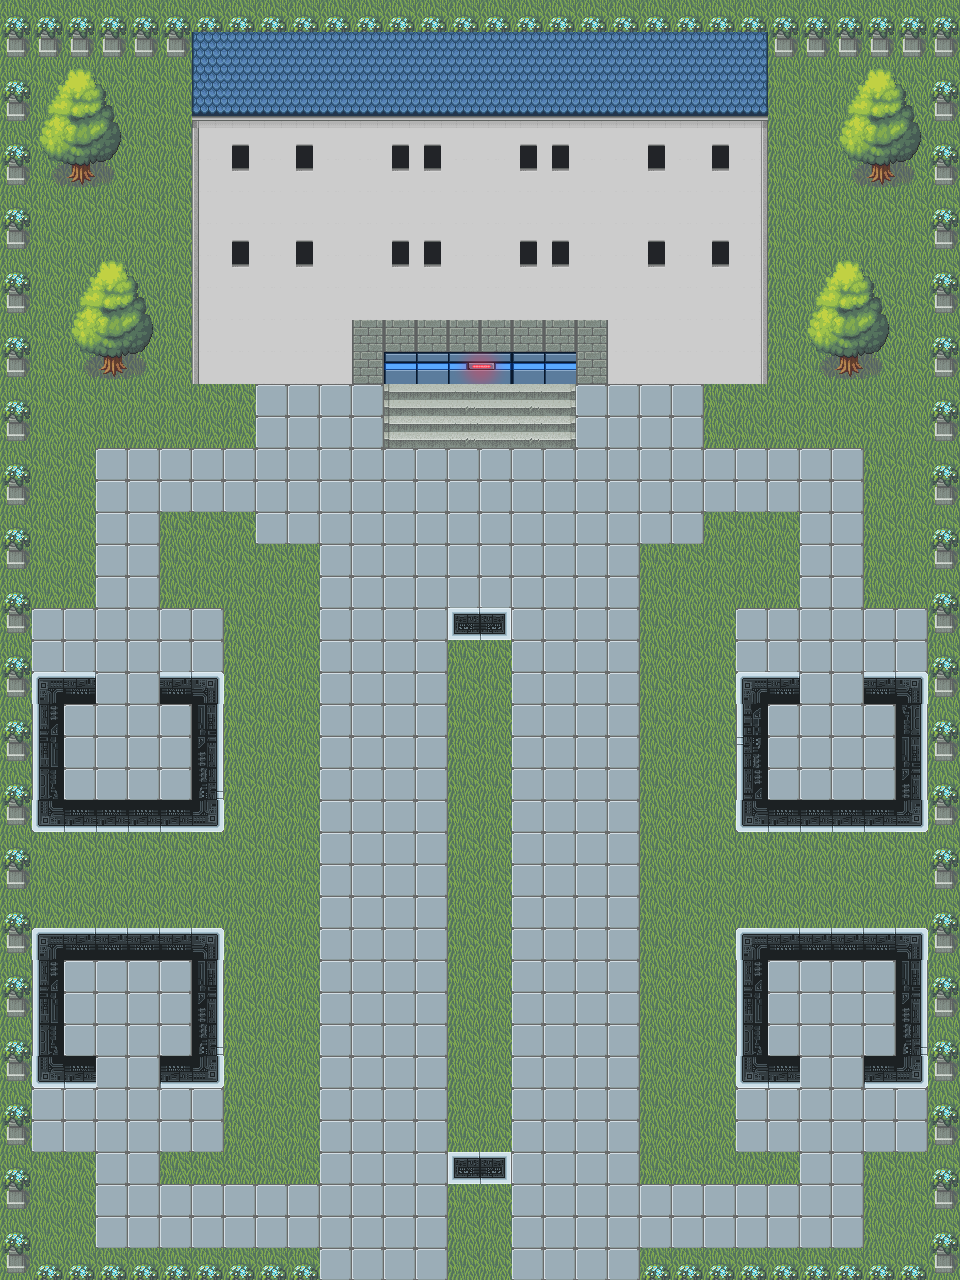

The image is a tile-based game level rendered from a .tmx file. Its description and source (layers, tilesets, objects; grid data summarised) follow:
An orthogonal 30x40 tile map with 32x32 px tiles, 6 tile layers (Background, CameraHit, Floor, MapBorder, ...) and 45 objects.

<map version="1.5" tiledversion="1.7.2" orientation="orthogonal" renderorder="right-down" width="30" height="40" tilewidth="32" tileheight="32" infinite="0" nextlayerid="29" nextobjectid="59">
 <tileset firstgid="1" name="Tileset" tilewidth="32" tileheight="32" tilecount="900" columns="30">
  <image source="data/map/tileset.png" width="960" height="960" />
 </tileset>
 <layer id="1" name="Background" width="30" height="40">
  <data>[1200 cells, 1200 non-empty, 1 distinct tile ids]</data>
 </layer>
 <layer id="17" name="CameraHit" width="30" height="40">
  <data>[1200 cells, 42 non-empty, 10 distinct tile ids]</data>
 </layer>
 <layer id="3" name="Floor" width="30" height="40">
  <data>[1200 cells, 1064 non-empty, 11 distinct tile ids]</data>
 </layer>
 <layer id="2" name="MapBorder" width="30" height="40">
  <data>[1200 cells, 136 non-empty, 3 distinct tile ids]</data>
 </layer>
 <layer id="4" name="Walls" width="30" height="40">
  <data>[1200 cells, 266 non-empty, 28 distinct tile ids]</data>
 </layer>
 <layer id="8" name="Decorations" width="30" height="40">
  <data>[1200 cells, 230 non-empty, 18 distinct tile ids]</data>
 </layer>
 <objectgroup id="26" name="Alarms">
  <object id="51" x="463" y="1151">
   <point />
  </object>
  <object id="53" x="465" y="607">
   <point />
  </object>
 </objectgroup>
 <objectgroup id="25" name="OpenDoorsH">
  <object id="48" x="800" y="1056">
   <point />
  </object>
 </objectgroup>
 <objectgroup id="24" name="HackDoorsH">
  <object id="46" x="96" y="672">
   <point />
  </object>
  <object id="47" x="96" y="1056">
   <point />
  </object>
 </objectgroup>
 <objectgroup id="23" name="LockedDoorsH">
  <object id="44" x="800" y="672">
   <point />
  </object>
 </objectgroup>
 <objectgroup id="22" name="Terminals">
  <object id="41" x="32" y="608">
   <point />
  </object>
  <object id="42" x="160" y="1088">
   <point />
  </object>
 </objectgroup>
 <objectgroup id="21" name="Cameras">
  <object id="39" x="224" y="704">
   <point />
  </object>
  <object id="40" x="224" y="1024">
   <point />
  </object>
 </objectgroup>
 <objectgroup id="20" name="Bushes">
  <object id="24" x="192" y="384">
   <point />
  </object>
  <object id="25" x="192" y="512">
   <point />
  </object>
  <object id="26" x="256" y="608">
   <point />
  </object>
  <object id="27" x="448" y="704">
   <point />
  </object>
  <object id="28" x="448" y="864">
   <point />
  </object>
  <object id="29" x="256" y="768">
   <point />
  </object>
  <object id="30" x="256" y="928">
   <point />
  </object>
  <object id="31" x="256" y="1088">
   <point />
  </object>
  <object id="32" x="448" y="1024">
   <point />
  </object>
  <object id="33" x="640" y="928">
   <point />
  </object>
  <object id="34" x="640" y="1088">
   <point />
  </object>
  <object id="35" x="640" y="768">
   <point />
  </object>
  <object id="36" x="640" y="608">
   <point />
  </object>
  <object id="37" x="704" y="512">
   <point />
  </object>
  <object id="38" x="704" y="384">
   <point />
  </object>
 </objectgroup>
 <objectgroup id="19" name="EndPoint">
  <object id="23" x="384" y="384">
   <point />
  </object>
 </objectgroup>
 <objectgroup id="27" name="EndLevelItem">
  <object id="54" x="815.091" y="736.909">
   <point />
  </object>
 </objectgroup>
 <objectgroup id="16" name="KeyPickups">
  <object id="13" x="79.3333" y="736.667">
   <point />
  </object>
 </objectgroup>
 <objectgroup id="15" name="WeaponPickups">
  <object id="10" x="79" y="992.667">
   <point />
  </object>
  <object id="22" x="140.667" y="736.667">
   <point />
  </object>
 </objectgroup>
 <objectgroup id="14" name="HealthPickups">
  <object id="8" x="783.333" y="991.667">
   <point />
  </object>
  <object id="9" x="847.333" y="992">
   <point />
  </object>
  <object id="15" x="143.333" y="991.667">
   <point />
  </object>
 </objectgroup>
 <objectgroup id="13" name="GuardPath1">
  <object id="5" x="832" y="1120">
   <point />
  </object>
  <object id="7" x="832" y="1216">
   <point />
  </object>
  <object id="16" x="576" y="1216">
   <point />
  </object>
  <object id="17" x="576" y="608">
   <point />
  </object>
 </objectgroup>
 <objectgroup id="28" name="GuardPath2">
  <object id="55" x="832" y="640">
   <point />
  </object>
  <object id="56" x="832" y="480">
   <point />
  </object>
  <object id="57" x="128" y="480">
   <point />
  </object>
  <object id="58" x="128" y="640">
   <point />
  </object>
 </objectgroup>
 <objectgroup id="12" name="PlayersSpawnPositions">
  <object id="1" x="128" y="1216">
   <point />
  </object>
  <object id="2" x="192" y="1216">
   <point />
  </object>
  <object id="3" x="256" y="1216">
   <point />
  </object>
  <object id="4" x="320" y="1216">
   <point />
  </object>
 </objectgroup>
</map>